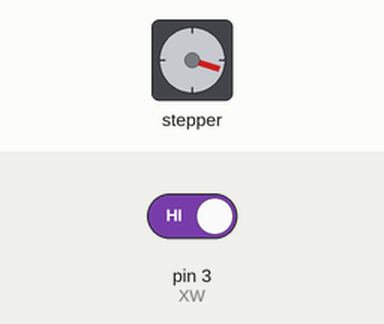
This sketch was run on a simulated Arduino Mega 2560, built with avr-gcc and run on an emulated ATmega2560. On the bench: stepper motor. Wiring (inferred from the names in the program): stepper motor driver (200 steps per turn assumed): step pin 26; direction pin 28; enable pin 24. Inputs (shaded band) come from the test bench; at power-on: pin 3 (XW) HIGH.

Above: at 1.2 s.
1.3 s: pin 3 (XW) driven LOW
At 8.6 s:
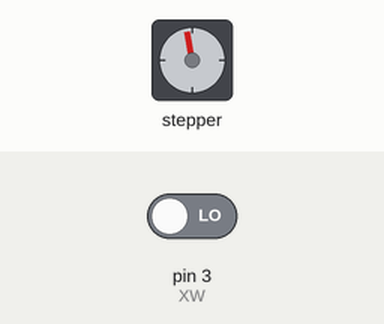
At 19.0 s:
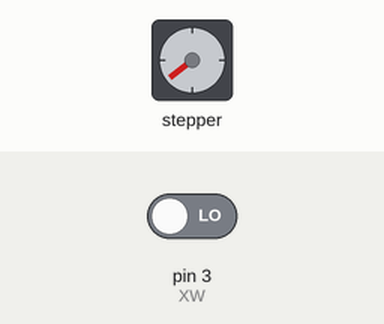
Timing chart, 0 to 25.6 s (numbered marks = the images above; inputs shaded):
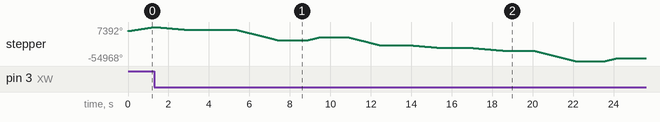

The sketch:

stepper_test.ino
```cpp
#define ENA 24
#define PUL 26                      //定义脉冲引脚为10号引脚
#define DIR 28                      //定义方向引脚为11号引脚
#define Direction 1                 //定义正方向（归零方向）
#define pulseperrev 200             //脉冲每转
#define XFS 16                      //定义细分数参数
#define XW 3                        //定义限位开关为3号引脚
#define BJZ 200                     //步距角360/1.8
#define DLCS 30                     //带轮齿数
#define DLKD 2                      //带轮宽度
#define LDBC 0                      //零点补偿
int nowread = 1;
int lastread = 1;
int count;
int i;
int num;
int TIME;
void setup(){
  pinMode(ENA,OUTPUT);
  pinMode(PUL,OUTPUT);   //设置pulse引脚为输出模式
  pinMode(DIR,OUTPUT);    //设置方向引脚为输出模式
  pinMode(XW,INPUT);
  digitalWrite(DIR,Direction);
  digitalWrite(ENA,LOW);        //使能端low驱动
}
void loop(){

    origin();
    delay(1000);
    stepper(200,0,6000);
    delay(1500);
    stepper(50,1,6000);
    delay(1500);
    stepper(150,0,6000);
    delay(1500);
    origin();
    delay(1000);

}

//stepper函数步进电机相对于前一个状态驱动，dis距离，dir方向，spd速度(毫米每分钟)
void stepper(double dis,int dir,double spd){
  digitalWrite(DIR,dir);
  TIME = int((30000000*DLCS*DLKD)/(double)(BJZ*XFS*spd));
  count = int((dis/(double)(DLCS*DLKD))*(XFS*BJZ));
  for(i=0;i<count;i++){
    digitalWrite(PUL,HIGH);     //脉冲引脚写高电平
    delayMicroseconds(TIME);   //延时200us
    digitalWrite(PUL,LOW);      //脉冲引脚写低电平
    delayMicroseconds(TIME);   //延时200us
    }
  }


void origin(){
  nowread = digitalRead(XW);
  if(nowread == 0){
    stepper(50,Direction^1,2000);

    while(digitalRead(XW)==1){
      digitalWrite(DIR,Direction);
      digitalWrite(PUL,HIGH);     //脉冲引脚写高电平
      delayMicroseconds(400);   //延时200us
      digitalWrite(PUL,LOW);      //脉冲引脚写低电平
      delayMicroseconds(400);   //延时200us
      }
    }
   else{
   while(digitalRead(XW)==1){
      digitalWrite(DIR,Direction);
      digitalWrite(PUL,HIGH);     //脉冲引脚写高电平
      delayMicroseconds(150);   //延时200us
      digitalWrite(PUL,LOW);      //脉冲引脚写低电平
      delayMicroseconds(150);   //延时200us
      }
      stepper(50,Direction^1,2000);
    while(digitalRead(XW)==1){
      digitalWrite(DIR,Direction);
      digitalWrite(PUL,HIGH);     //脉冲引脚写高电平
      delayMicroseconds(400);   //延时200us
      digitalWrite(PUL,LOW);      //脉冲引脚写低电平
      delayMicroseconds(400);   //延时200us
      }
      digitalWrite(PUL,LOW);
      delay(1000);
    }

      stepper(LDBC,0,200);
      delay(500);

}
```
